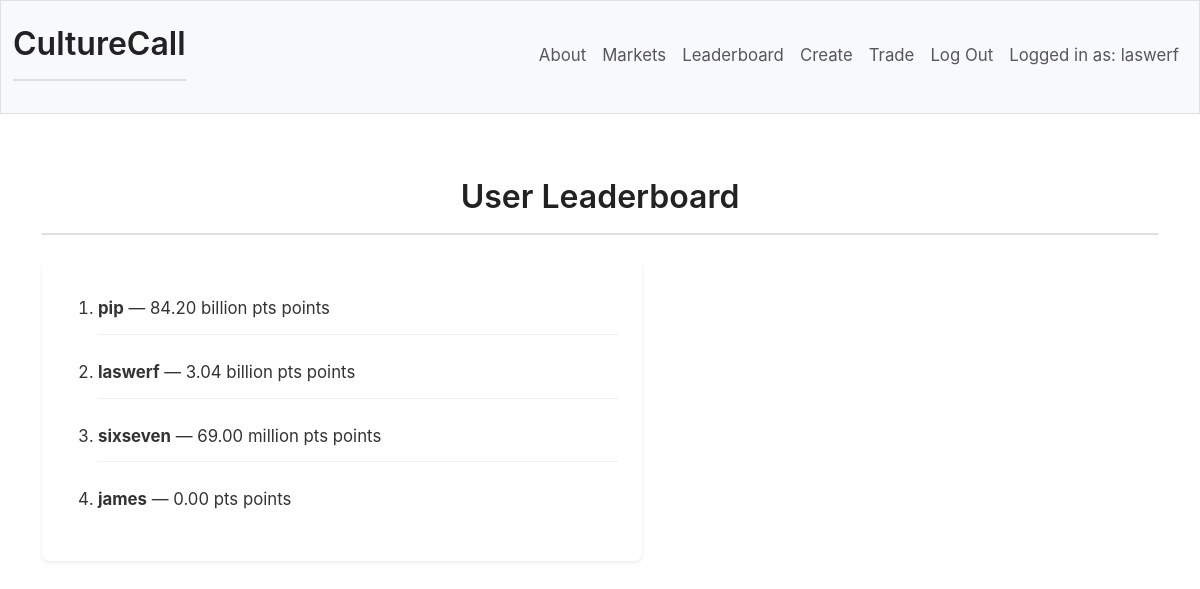
/leaderboard (signed in), run on the app's committed database.
### tables this page shows
CREATE TABLE users (
    id INTEGER PRIMARY KEY AUTOINCREMENT NOT NULL,
    username TEXT UNIQUE NOT NULL,
    hash TEXT NOT NULL,
    points NUMERIC NOT NULL DEFAULT 10000.00
);

### app.py (the view)
@app.route("/leaderboard")
def leader():
    userRanks = db.execute("SELECT * FROM users ORDER BY points DESC LIMIT 20") # no need to join market values as those can be easily configured to *look* incredibly large
    return render_template("leaderboard.html", userRanks=userRanks, pts=pts)

### app.py (called while the page is built)
@app.after_request
def after_request(response):
    response.headers["Cache-Control"] = "no-cache, no-store, must-revalidate"
    response.headers["Expires"] = 0
    response.headers["Pragma"] = "no-cache"
    return response

### helpers.py (called while the page is built)
def pts(value):
    value = float(value)
    if abs(value) >= 1_000_000_000_000:
        return f"{value / 1_000_000_000_000:.2f} trillion pts"
    elif abs(value) >= 1_000_000_000:
        return f"{value / 1_000_000_000:.2f} billion pts"
    elif abs(value) >= 1_000_000:
        return f"{value / 1_000_000:.2f} million pts"
    else:
        return f"{value:,.2f} pts"

### templates/leaderboard.html (shortened to what this page needs)
{% extends "layout.html" %}
{% block main %}
    <h1>User Leaderboard</h1>
    <div class="leaderboard-container">
        <ol>
        {% for user in userRanks %}
            <li class="leaderUser"><strong>{{ user["username"] }}</strong> — {{ pts(user["points"]) }} points</li>
        {% endfor %}
        </ol>
    </div>
{% endblock %}

### templates/layout.html (shortened to what this page needs)
<!DOCTYPE html>
<html lang="en">
    <head>
        <link href="https://cdn.jsdelivr.net/npm/bootstrap@5.3.8/dist/css/bootstrap.min.css" rel="stylesheet">
        <link href="/static/styles.css" rel="stylesheet">
    </head>
    <body>
        <nav class="bg-light border navbar navbar-expand-md navbar-light">
            <div class="container-fluid">
                <a href="/"><h1>CultureCall</h1></a>
                <div class="collapse navbar-collapse" id="navbar">
                    {% if session["user_id"] %}
                        <ul class="navbar-nav ms-auto mt-2">
                            <li class="nav-item"><a class="nav-link" href="/about">About</a></li>
                            <li class="nav-item"><a class="nav-link" href="/markets">Markets</a></li>
                            <li class="nav-item"><a class="nav-link" href="/leaderboard">Leaderboard</a></li>
                            <li class="nav-item"><a class="nav-link" href="/create">Create</a></li>
                            <li class="nav-item"><a class="nav-link" href="/trade">Trade</a></li>
                            <li class="nav-item"><a class="nav-link" href="/logout">Log Out</a></li>
                            <li class="nav-item"><a class="nav-link" href="/">Logged in as: {{ username }}</a></li>
                        </ul>
                    {% else %}
                        <ul class="navbar-nav ms-auto mt-2">
                            <li class="nav-item"><a class="nav-link" href="/signup">Sign Up</a></li>
                            <li class="nav-item"><a class="nav-link" href="/login">Log In</a></li>
                            <li class="nav-item"><a class="nav-link" href="/about">About</a></li>
                        </ul>
                    {% endif %}
                </div>
            </div>
        </nav>
        <main class="container py-5 text-center">
            {% block main %}{% endblock %}
        </main>
    </body>
</html>

### static/styles.css (style rules this page uses)
* { box-sizing: border-box; }
body { font-family: -apple-system, BlinkMacSystemFont, 'Segoe UI', Roboto, 'Helvetica Neue', Arial, sans-serif; line-height: 1.6; color: #333; }
h1, h2, h3, h4 { margin: 1rem 0; font-weight: 600; color: #222; }
h1 { font-size: 2rem; margin-bottom: 1.5rem; border-bottom: 2px solid #e0e0e0; padding-bottom: 1rem; }
a { text-decoration: none; color: #537fbe; padding: 0; display: inline; margin: 0; border: none; }
ol, ul { margin: 1.5rem 0; padding-left: 2rem; }
li { text-align: left; margin-bottom: 0.75rem; font-size: 1.05rem; }
.leaderboard-container { background: white; border-radius: 8px; padding: 1.5rem; box-shadow: 0 2px 4px rgba(0,0,0,0.08); max-width: 600px; }
.leaderboard-container ol { margin: 0; padding-left: 2rem; }
.leaderboard-container li { padding: 0.75rem 0; border-bottom: 1px solid #f0f0f0; }
.leaderboard-container li:last-child { border-bottom: none; }

### data on the page
users: username "laswerf", points "3.04 billion pts"
users: username "pip", points "84.20 billion pts"
users: username "sixseven", points "69.00 million pts"
users: username "james", points "0.00 pts"
